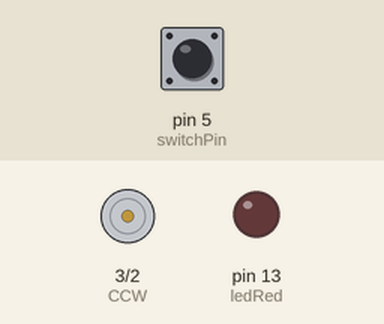
This sketch was run on a simulated Arduino Uno, built with avr-gcc and run on an emulated ATmega328P. Parts: motor-driver pin pairs drawn as motors (green arrow = first pin HIGH = forward, orange = second pin HIGH = backward, longer = more drive, scaled by the enable pin), output pins drawn as LEDs (lit = HIGH). The test bench sets the inputs (shaded band); at power-on: pin 5 (switchPin) LOW.

Above: at 1.2 s.
1.3 s: pin 5 (switchPin) pulled HIGH for 0.25 s
At 2.6 s:
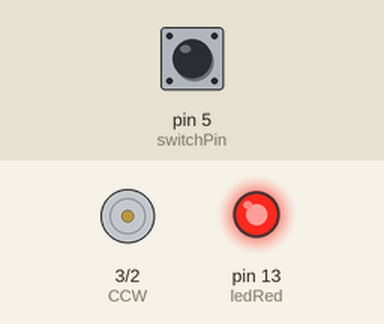
Timing chart, 0 to 11.0 s (numbered marks = the images above; inputs shaded):
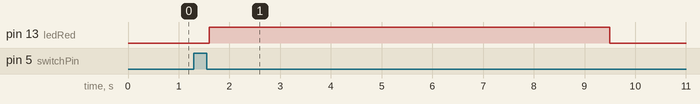

Measured:
- after the input at 1.3 s, pin 13 (ledRed): LOW → HIGH after 0.30 s, → LOW 7.9 s later

The sketch:

ponte.ino
```cpp
#define CW 2 //  Ci 2 modi per definire il pin che vuoi usare
#define CCW 3 // Uno è usare il #define, una direttiva al preprocessore che non dichiara alcuna variabile

int switchPin = 5;         // L'altra è dichiarare una variabile int
int ledRed = 13;       // in entrambi i casi si assegna il numero del pin che si vuole utilizzare.
int ledGreen = 12;      // per esempio in questo caso sul pin 12 e 13 dello schedino erano collegati i 2 LED
int sensor = 10;        // sullo schedino ci sono 13 pin a cui puoi collegare quello che ti pare, cerca su internet gli scheme dei singoli componenti per vedere in che modo fare il cablaggio

int reading_switch;      // inoltre PRIMA del setup e del loop puoi dichiarare delle variabili di appoggio che userai nel corso del programma
int reading_sensor;     // ad esempio in questo caso ho usato 2 variabili per leggere lo stato del toggle switch e del sensore di fine corsa(che poi non abbiamo usato)
int giu = 1;          // la variabile giu la utilizzo al posto di reading_sensor per capire se il ponte è alzato o abbassato visto che non funzionava il sensore, a differenza di reading_sensor
                      //questa variabile va messa a 0 o 1 manualmente. 1 = abbassato 0 = alzato

void setup()        //in setup() vanno inserite le funzioni che specificano se i pin che vuoi utilizzare sono per INPUT o per OUTPUT, sicuramente ci sono altri setup disponibili, ma io non li conosco
{
  pinMode(switchPin, INPUT); //pinMode(n,"INPUT") prende in ingresso il numero del pin e dice ad arduino che sarà utilizzato come un pin per ricevere un segnale in ingresso dalla periferica alla scheda
  pinMode(ledRed, OUTPUT);  //pinMode(n,"OUTPUT")  prende in ingresso il numero del pin e dice ad arduino che sarà utilizzato per inviare un segnale in output dalla scheda alla periferica
  pinMode(ledGreen, OUTPUT); // ogni pin che hai intenzione di usare va inizializzato altrimenti arduino non saprà come comportarsi.
  pinMode(CW, OUTPUT);  // CW e CCW sono clockwise e counterclockwise, le direzioni in cui deve girare il motore DC
  pinMode(CCW, OUTPUT); // Ovviamente siccome il motore va azionato dalla scheda, sono variabili output come anche i led (sono tutti attuatori)
  pinMode(sensor, INPUT); // gli switch e i sensori invece che invece inviano informazioni alla scheda sono variabili di input.
}


void loop() // questo è il loop principale, arduino esegue a ripetizione tutto quello che trova scritto in questo ciclo senza mai interrompersi finché non togli l'alimentazione o dai un comando di exit
{

  reading_switch = digitalRead(switchPin); // digitalRead fa una lettura dello stato del pin che gli dai in ingresso (leggiamo lo stato dell'interruttore in questo caso.)
  Serial.println(reading_switch); // scrive sul monitor seriale che arduino mette a disposizione. Per aprire il monitor seriale vai in strumenti (in questo caso abbiamo scritto lo stato dell'interruttore)

   while(reading_switch==0 && giu == 1){ // ciclo while che si ripete fino a che il ponte e basso e l'interruttore è nello stato 0.
  reading_switch = digitalRead(switchPin); // questo ciclo non fa nulla a parte leggere lo stato dell'interruttore ad ogni iterazione, aspettare 0.2 secondi e accendere il led verde.
  delay(200);                             // delay(x) mette il processore in attesa attiva per x ms.
  digitalWrite(ledGreen, HIGH);          // scrive sul pin che gli dai in ingresso, in questo caso HIGH indica acceso e LOW indica spento per i led.
  }

   if(reading_switch == 1 && giu == 1){ // quando l'interruttore viene cambiato il programma esce dal ciclo precedente e se il ponte è basso entra in questo blocco condizionato
    digitalWrite(ledGreen, LOW);        // spegne il led verde
    digitalWrite(ledRed, HIGH);         //accende quello rosso
    delay(50);                          //aspetta 0.05 secondi
    digitalWrite(CW,HIGH); // accende il motore nel senso orario
    delay(4000);            //per 4 secondi
    digitalWrite(CW, LOW); //spegne il motore
    giu = 0;                // indica che il ponte è alzato
  }

  if(reading_switch == 0 && giu == 0){    //stesso blocco di prima ma si attiva quando il ponte è alzato e l'interruttore manda uno zero
    digitalWrite(ledRed, HIGH); // accende il rosso
    delay(50);
    digitalWrite(CCW,HIGH); // fa partire il motore in senso antiorario
    delay(3600);             // per 3.6 secondi
    digitalWrite(CCW, LOW);  // spegne il motore
    giu = 1;                  // dice che il ponte è abbassato
    digitalWrite(ledGreen, HIGH); // accende il led verde
    digitalWrite(ledRed, LOW);    // spegne quello rosso
  }

 while(reading_switch==1 && giu == 0){ // stessa cosa del primo ciclo while, non fa nulla a parte leggere lo switch e accendere il led rosso, questo nel caso in cui l'interruttore sia su 1 e il ponte sia alzato
  reading_switch = digitalRead(switchPin);
  delay(200);
  digitalWrite(ledRed, HIGH);

  }
// il codice andrebbe sistemato, non è necessario accendere il led ad ogni iterazione dei cicli ad esempio ma non avevo tempo, poi nell'ultimo ciclo se togli la digital write non cambia nulla visto che il led sarebbe già acceso.
// in generale non si dovrebbe mettere il processore in attesa attiva, ma non avevo tempo di scrivere le interrupt e non so come funzionano su arduino.
// 4 secondi e 3.6 li abbiamo calcolati facendo le prove, in caso usassimo i fine corsa non sarebbe necessario usare quel delay ma solamente leggere la variabile del fine corsa per vedere quando è 0 o 1
// nota che il fine corsa funziona con un condensatore che ci mette un po' a scaricarsi e passare da 1 a 0, quindi il tempo di reazione del programma per fermare il motore può variare a seconda della capacità
// e della costante di tempo del fine corsa. bisognerebbe fare dei test per capire dove posizionarlo sul ponte per avere una buona resa.
}
```
